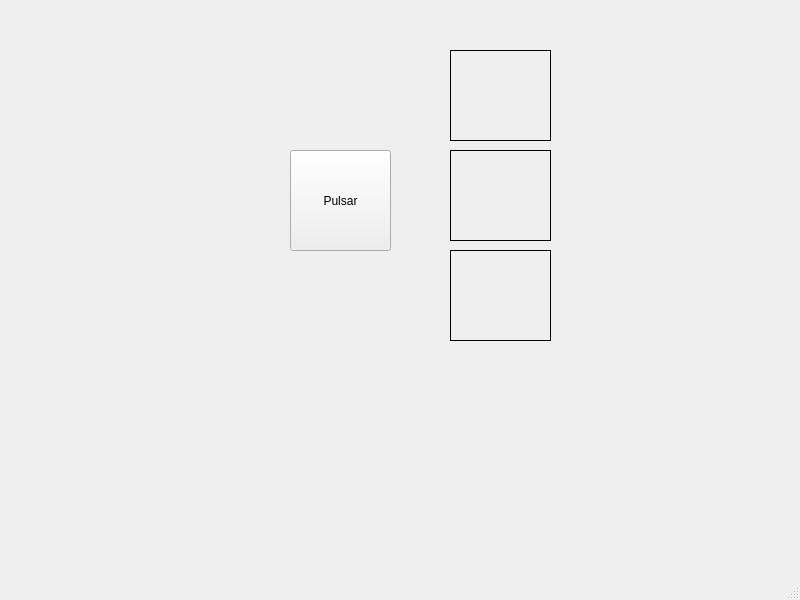
<?xml version="1.0" encoding="UTF-8"?>
<ui version="4.0">
 <class>MainWindow</class>
 <widget class="QMainWindow" name="MainWindow">
  <property name="geometry">
   <rect>
    <x>0</x>
    <y>0</y>
    <width>800</width>
    <height>600</height>
   </rect>
  </property>
  <property name="windowTitle">
   <string>MainWindow</string>
  </property>
  <widget class="QWidget" name="centralwidget">
   <widget class="QPushButton" name="btnCambiar">
    <property name="geometry">
     <rect>
      <x>290</x>
      <y>150</y>
      <width>101</width>
      <height>101</height>
     </rect>
    </property>
    <property name="text">
     <string>Pulsar</string>
    </property>
   </widget>
   <widget class="QLabel" name="lblRed">
    <property name="geometry">
     <rect>
      <x>450</x>
      <y>50</y>
      <width>101</width>
      <height>91</height>
     </rect>
    </property>
    <property name="frameShape">
     <enum>QFrame::Shape::Box</enum>
    </property>
    <property name="text">
     <string/>
    </property>
   </widget>
   <widget class="QLabel" name="lblYellow">
    <property name="geometry">
     <rect>
      <x>450</x>
      <y>150</y>
      <width>101</width>
      <height>91</height>
     </rect>
    </property>
    <property name="frameShape">
     <enum>QFrame::Shape::Box</enum>
    </property>
    <property name="text">
     <string/>
    </property>
   </widget>
   <widget class="QLabel" name="lblGreen">
    <property name="geometry">
     <rect>
      <x>450</x>
      <y>250</y>
      <width>101</width>
      <height>91</height>
     </rect>
    </property>
    <property name="frameShape">
     <enum>QFrame::Shape::Box</enum>
    </property>
    <property name="text">
     <string/>
    </property>
   </widget>
  </widget>
  <widget class="QMenuBar" name="menubar">
   <property name="geometry">
    <rect>
     <x>0</x>
     <y>0</y>
     <width>800</width>
     <height>33</height>
    </rect>
   </property>
  </widget>
  <widget class="QStatusBar" name="statusbar"/>
 </widget>
 <resources/>
 <connections/>
</ui>
